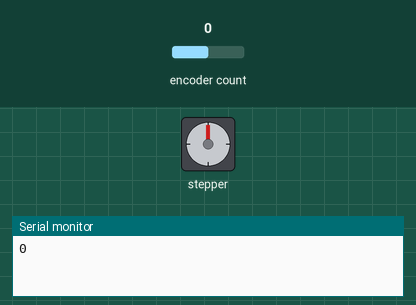
This sketch was run on a simulated Arduino Uno, built with avr-gcc and run on an emulated ATmega328P. Parts: stepper motor, the last lines printed to the serial monitor. The inputs (shaded band) are chosen by the test bench; at power-on: encoder count 0. Stepper angles assume 20 steps per turn.

Above: at 1.2 s.
1.3 s: encoder count set to 1
At 1.45 s:
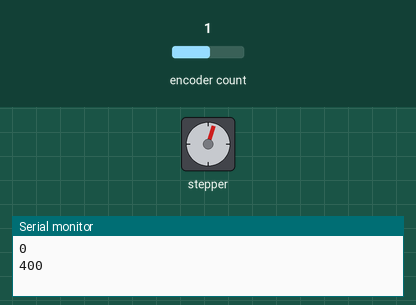
At 2.05 s:
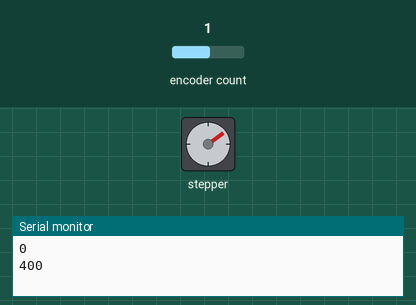
Timing chart, 0 to 13.3 s (numbered marks = the images above; inputs shaded):
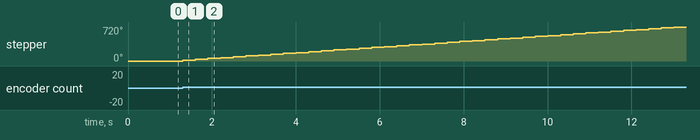

The sketch:

schrittmotor_drehgeber.ino
```cpp
#include <Stepper.h>
#include <Encoder.h>

#define CLK 2
#define DREHGEBER A2

// change this to fit the number of steps per revolution
const int stepsPerRevolution = 20;

// fiktive "alte" Position um die Logik in Gang zu setzen (!= 0)
long altePosition = -999;
long zaehler = altePosition;

Encoder meinEncoder(DREHGEBER, CLK);
Stepper myStepper1(stepsPerRevolution, 3, 6, 5, 4);


void setup()
{
  Serial.begin(115200);
  myStepper1.setSpeed(10);
}

void loop()
{
  long neuePosition = meinEncoder.read();

  // Ist die neue Position ungleich der alten (-999) und ein Vielfaches von 4?
  if (neuePosition != altePosition && neuePosition % 4 == 0) {

    // setze alte auf neue Position
    altePosition = neuePosition;

    // Zaehler wird neue Position
    zaehler = neuePosition;

    // um mehr Resultat am Schrittmotor zu sehen,
    // mulitplizieren wir den Zähler mit 100
    zaehler = zaehler * 100;

    // aktuelle Position im seriellen Monitor ausgeben.
    Serial.println(zaehler);
  }

  // Schritte gehen
  myStepper1.step(zaehler);
  
  delay(10);
}
```

Measured:
- after the input at 1.3 s, stepper: keeps turning clockwise at about 62°/s, starting at once
